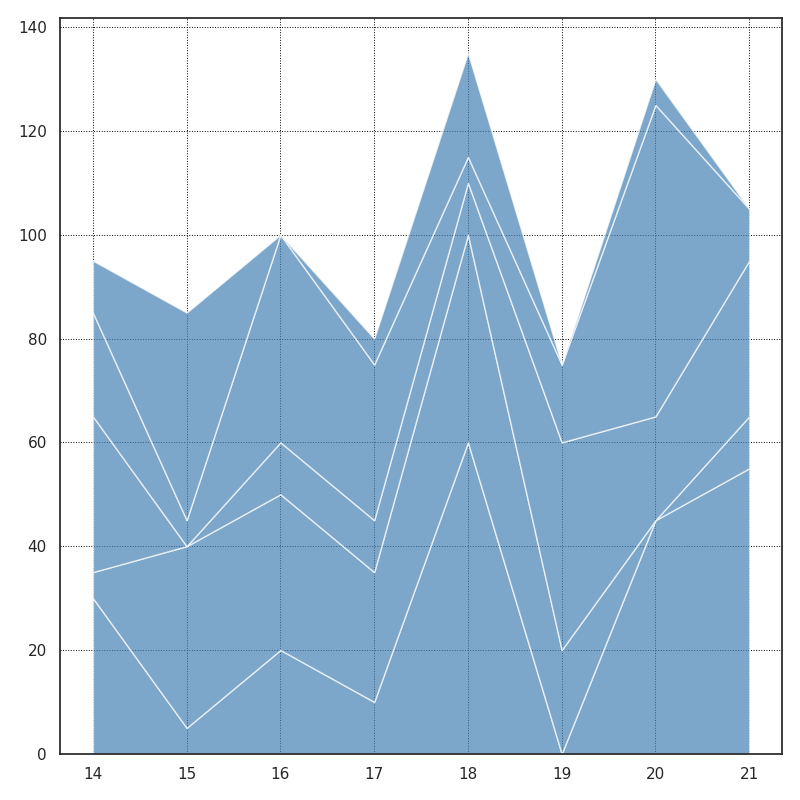

This chart was generated by the following Python code:
import matplotlib.pyplot as plt
import numpy as np

centuries = np.arange(14, 22)

# Shuffled data
classical_shuffled = [30, 5, 20, 10, 60, 0, 45, 55]
renaissance_shuffled = [5, 35, 30, 25, 40, 20, 0, 10]
baroque_shuffled = [30, 0, 10, 10, 10, 40, 20, 30]
modernism_shuffled = [20, 5, 40, 30, 5, 15, 60, 10]
abstract_shuffled = [10, 40, 0, 5, 20, 0, 5, 0]

data = np.array([classical_shuffled, renaissance_shuffled, baroque_shuffled, modernism_shuffled, abstract_shuffled])

color = '#4682B4'

fig, ax1 = plt.subplots(figsize=(8, 8))

# Stackplot with shuffled data
ax1.stackplot(centuries, data, colors=[color]*5, alpha=0.7)
ax1.grid(axis='both', color='black', linestyle=':', linewidth=0.7)

plt.tight_layout()
plt.show()
